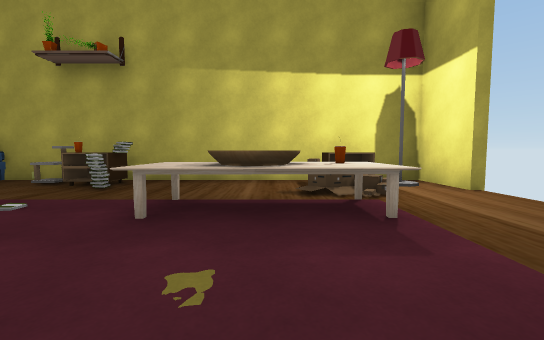
[1] (above)

12 first-person views from a walk through a 3-D level made in the Unity game engine. The camera is 1.2 m above the floor, tilts 4° down and sees 90° across. The floor is counted in squares, 2 m on a side. Each view is taken from the middle of a square. On the plan, view 1 faces up. The plan holds only what a view shows up to about 9 squares ahead; the rest is blank. The place goes on beyond the plan. Some surface patterns are stand-ins.

[2]
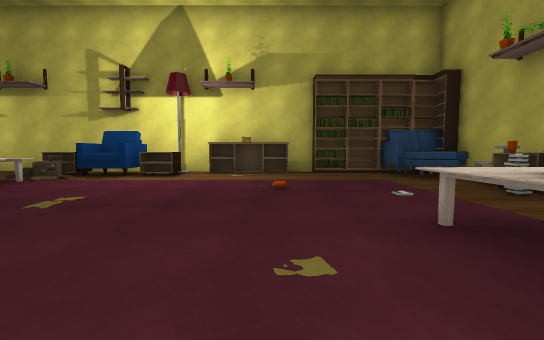

[3]
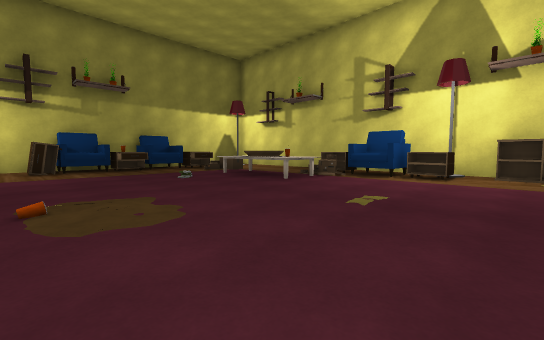

[4]
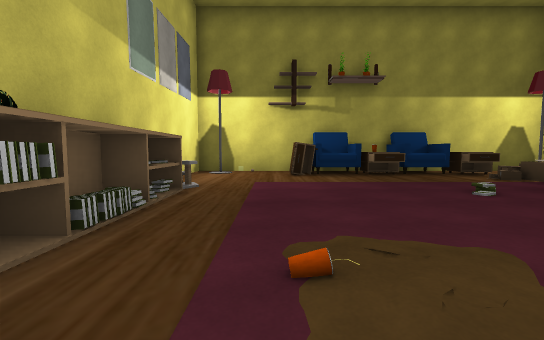

[5]
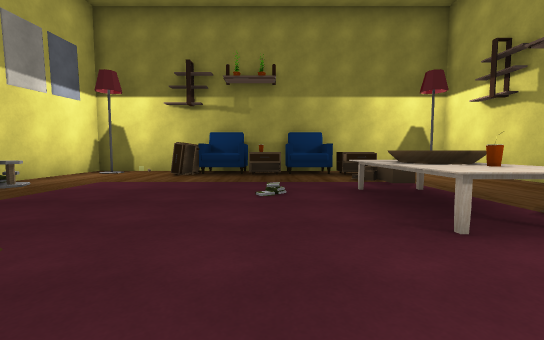

[6]
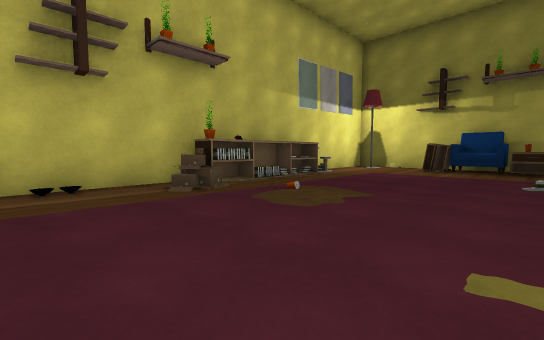

[7]
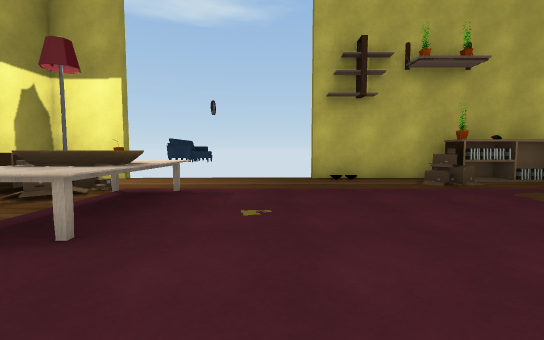

[8]
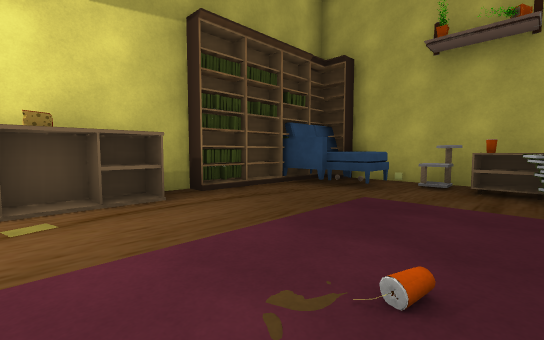

[9]
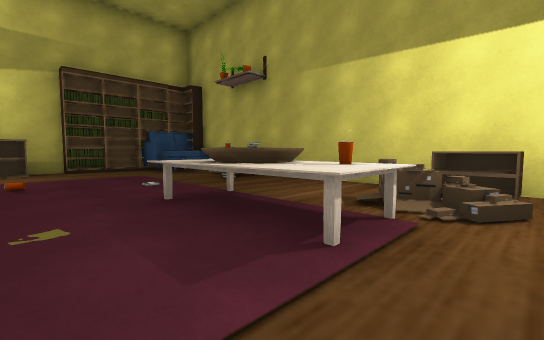

[10]
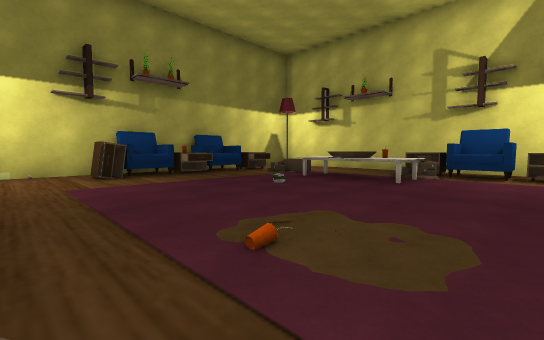

[11]
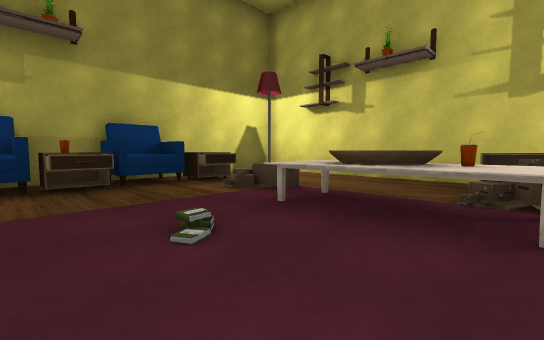

[12]
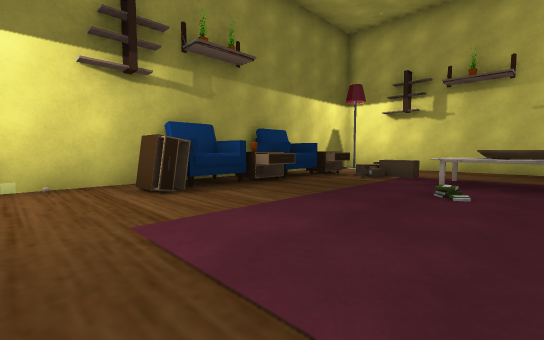

### Floor plan
Points are (right, up) in squares from view 1. A wall is a line through its corners. A room is listed if a view was taken in it or the views show most of it. See-through windows are left out.
Room 1 (views 1, 2, 3, 4, 5, 6, 7, 8, 9, 10, 11, 12)
walls: (-6.3, 0.7) (-7, 0.7); (-7, -0.7) (-6.2, -0.7); (-7.2, -0.8) (-7.2, -7.5); (-6.3, 1.4) (-6.9, 1.4) (-6.9, 0.4); (-6.3, 1.5) (-6.3, -0.8); (3.2, 4.2) (3.2, 5.9) (-5.5, 5.9); (-4.5, -10.2) (3.2, -10.2) (3.2, 0.1)
low walls: (-4.8, -7) (-4.1, -7)
ways out: opening at (-5, -8) to room 2
objects: other object (-7, -2); other object (-7, 2); other object (-7, 3); other object (-7, 4); other object (-7, 5); other object (-7, 6); other object (-6, -5) to (-6, -4); other object (-6, -3); other object (-6, -2); other object (-6, 3); other object (-6, 4) to (-5, 6); other object (-6, 5); other object (-5, -9) to (-4, -9); other object (-5, -4); other object (-4, -6); other object (-4, -4); other object (-4, 5); other object (-3, -10) to (-3, -9); other object (-3, 4); other object (-3, 5); other object (-2, -9); other object (-1, -10); other object (-1, -9); other object (-1, 3); other object (0, -9); other object (1, 3); other object (1, 4); other object (1, 5); other object (2, -10); other object (2, -9); other object (2, -3); other object (2, 5); other object (3, -10); other object (3, -3); other object (3, -2)
Room 2 (no view inside)
walls: (-7.2, -7.5) (-7.2, -10.2) (-4.5, -10.2)
ways out: opening at (-5, -8) to room 1
objects: other object (-6, -9); other object (-5, -8)

Positions as (right, up) in squares from view 1, and headings:
1: (0, 0), facing up
2: (1, 1), facing left
3: (1, 0), facing down-left
4: (1, -2), facing down
5: (-2, -2), facing down
6: (-2, 0), facing down-right
7: (-3, 1), facing right
8: (-3, 0), facing up-left
9: (2, 1), facing up-left
10: (2, -2), facing down-left
11: (-1, -4), facing down-left
12: (2, -5), facing down-left
